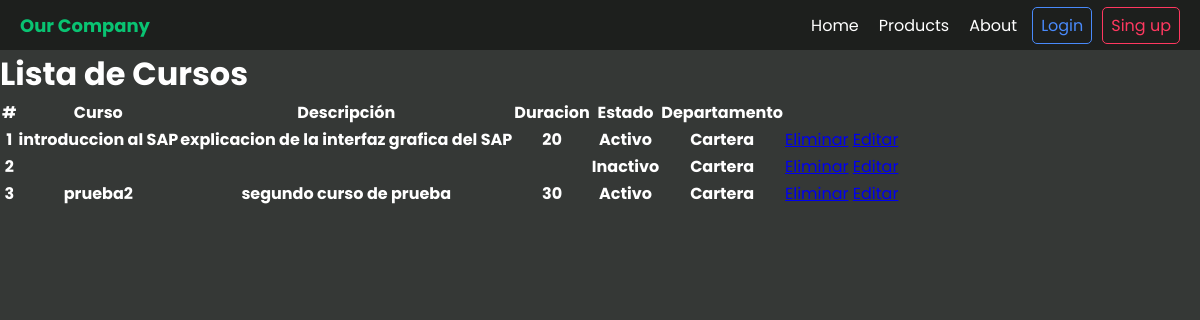
Before: / with the older database file.
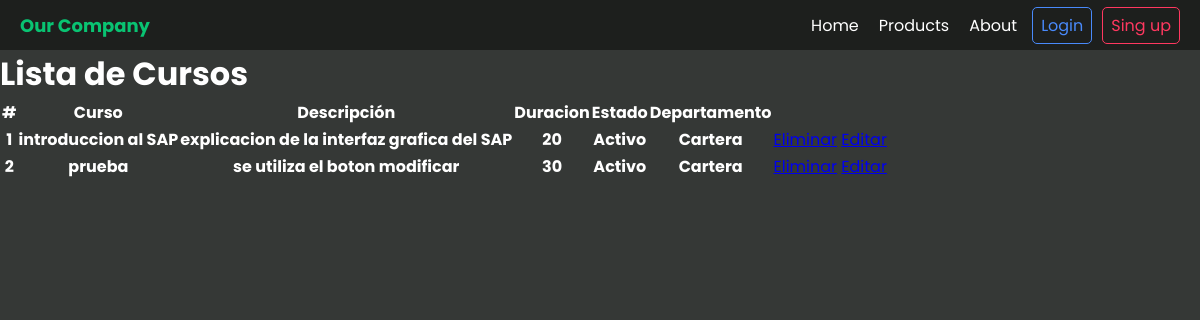
After: the same page with the newer database file.
### contenido/models.py (models this page shows, shortened)
class gestionCursos(models.Model):
    nomCurso=models.CharField(max_length=100)
    descripcion=models.CharField(max_length=1000)
    duracion=models.CharField(max_length=3)
    estado=models.BooleanField(default=False)
    nombreDpto=models.ForeignKey(Dpto, on_delete=models.CASCADE, null=False)

class Dpto(models.Model):
    nombreDpto=models.CharField(max_length=100)
    def __str__(self):
        return self.nombreDpto

### contenido/views.py (the view)
# urls.py: path('', views.home,name="home"),
def home(request):
    Curso=gestionCursos.objects.all()
    context={'Curso':Curso}
    return render(request,'home.html',context)

### contenido/Templates/home.html
{% extends 'layout.html' %}
{% block content %}
<div class="container">
<h1>Lista de Cursos</h1>
<table class="table table-dark table-striped">
    <thead>
        <tr>
            <th scope="col">#</th>
            <th scope="col">Curso</th>
            <th scope="col">Descripción</th>
            <th scope="col">Duracion</th>
            <th scope="col">Estado</th>
            <th scope="col">Departamento</th>
        </tr>
    </thead>
    <tbody>
        {% for curso in Curso %}
        <tr>
            <th scope="row">{{curso.id}}</th>
            <th scope="row">{{curso.nomCurso}}</th>
            <th scope="row">{{curso.descripcion}}</th>
            <th scope="row">{{curso.duracion}}</th>
            {% if curso.estado %}
                <th scope="row">Activo</th>
            {% else %}
                <th scope="row">Inactivo</th>
            {% endif %}
            <th scope="row">{{curso.nombreDpto}}</th>
            <td>
                <a class="btn btn-danger" href="{% url 'eliminar' curso.id %}">Eliminar</a>
                <a class="btn btn-primary" href="{% url 'editar' curso.id %}">Editar</a>
            </td>
        </tr>
        {% endfor %}
    </tbody>
</table>
</div>
{% endblock %}

### contenido/Templates/layout.html (shortened to what this page needs)
<!DOCTYPE html>
<html lang="en">
<head>
</head>
<body>
    <header>
        <div id="brand"><a href="#">Our Company</a></div>
        <nav>
            <ul>
                <li><a href="#">Home</a> </li>
                <li><a href="#">Products</a> </li>
                <li><a href="#">About</a> </li>
                <li id="login"><a href="#">Login</a></li>
                <li id="signup"><a href="#">Sing up</a></li>
            </ul>
        </nav>
    </header>
{% block content %}
{% endblock %}
</body>
</html>

### contenido/Templates/layout.html (style rules this page uses)
* { padding: 0; margin: 0; box-sizing: border-box; }
body { background-color: #353836; color: white; font-family: "Poppins", sans-serif; }
header a { text-decoration: none; }
header { padding: 0 20px; background-color: #1d1f1d; height: 50px; display: flex; justify-content: space-between; }
#brand { font-weight: bold; font-size: 18px; display: flex; align-items: center; }
#brand a { color: #09c372; }
ul { list-style: none; height: 100%; display: flex; align-items: center; justify-content: space-around; }
ul a { color: white; }
ul li { padding: 5px; margin-left: 10px; }
#login, #signup { border-radius: 5px; padding: 5px 8px; }
#login { border: 1px solid #498afb; }
#signup { border: 1px solid #ff3860; }
#signup a { color: #ff3860; }
#login a { color: #498afb; }

Changed rows visible on the page:
removed gestionCursos: id "3", nomCurso "prueba2", descripcion "segundo curso de prueba", duracion "30", estado "Activo", nombreDpto "Cartera"
changed gestionCursos id 2: nomCurso (not shown) → "prueba"; descripcion (not shown) → "se utiliza el boton modificar"; duracion (not shown) → "30"; estado "Inactivo" → "Activo"
